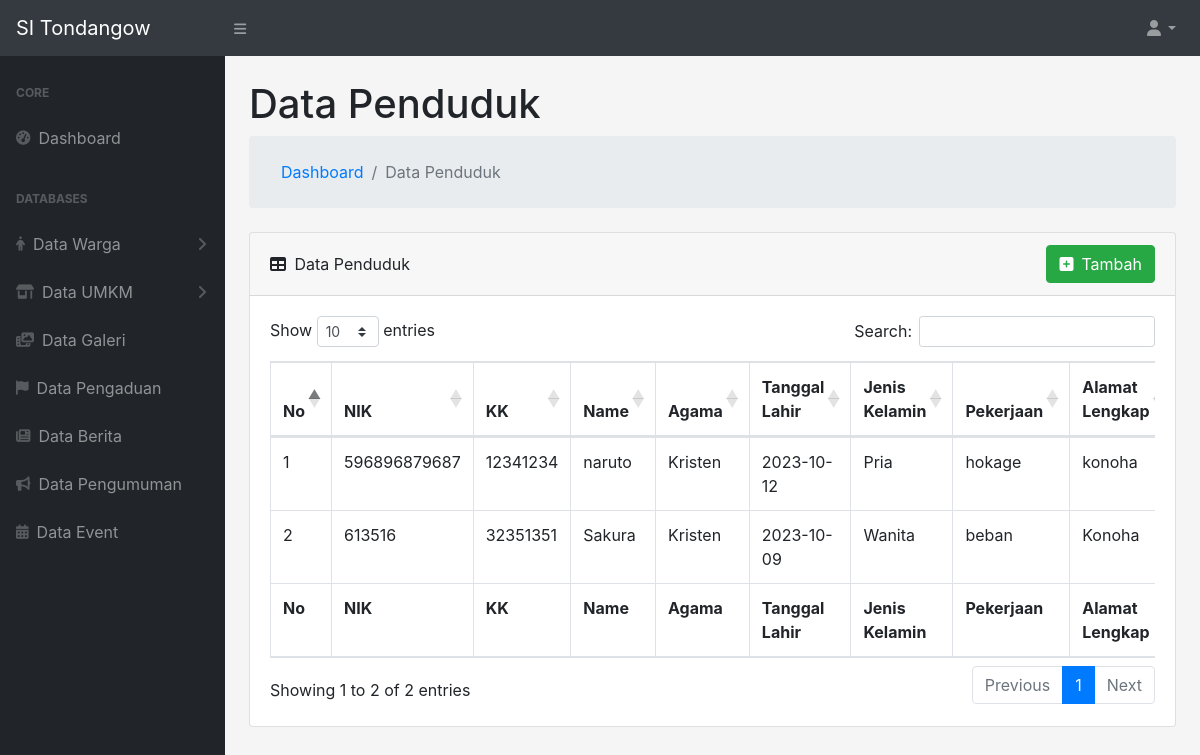
Screenshot of /controllers/dataPenduduk.php with the database file from the repository.
### tables this page shows
CREATE TABLE `penduduk` (
  `id` int(11) NOT NULL,
  `no_kk` int(255) NOT NULL,
  `nik` varchar(255) NOT NULL,
  `nama` varchar(255) NOT NULL,
  `tanggal_lahir` date NOT NULL,
  `jenis_kelamin` varchar(255) NOT NULL,
  `agama` varchar(255) NOT NULL,
  `pekerjaan` varchar(255) NOT NULL,
  `alamat_lengkap` varchar(255) NOT NULL
);

CREATE TABLE `keluarga` (
  `id` int(11) NOT NULL,
  `no_kk` varchar(255) NOT NULL,
  `nama_kepala_keluarga` varchar(255) NOT NULL
);

### functions/general.php (called while the page is built, shortened)
<?php
require_once 'dbconnect.php';
function query($query)
{
    global $dbconnect;
    $result = mysqli_query($dbconnect, $query);
    $rows = [];
    while ($row = mysqli_fetch_assoc($result)) {
        $rows[] = $row;
    }
    return $rows;
}
?>

### controllers/dataPenduduk.php (the view, shortened to what this page needs)
<?php
include '../templates/header.php';
$pageName='Data Penduduk';
$queryPenduduk = query("SELECT penduduk.id,keluarga.no_kk,nik,nama,tanggal_lahir,jenis_kelamin,agama,pekerjaan,alamat_lengkap FROM `penduduk` INNER JOIN keluarga ON penduduk.no_kk = keluarga.id");
?>
<div id="layoutSidenav_content">
    <main>
        <div class="container-fluid">
            <h1 class="mt-4"><?=$pageName?></h1>
            <ol class="breadcrumb mb-4">
                <ol class="breadcrumb mb-0">
                    <li class="breadcrumb-item"><a href="../index.php">Dashboard</a></li>
                    <li class="breadcrumb-item active"><?=$pageName?></li>
                </ol>
            </ol>
            <div class="card mb-4">
                <div class="card-header">
                    <div>
                        <i class="fas fa-table mr-1 position-relative"></i>
                        <?= $pageName?>
                    </div>
                    <a href="../models/tambahPenduduk.php">
                        <button type="button" class="btn btn-success">
                            <div class="sb-nav-link-icon"><i class="fa-solid fa-square-plus mr-2"></i>Tambah</div>
                        </button>
                    </a>
                </div>
                <div class="card-body">
                    <div class="table-responsive">
                        <table class="table table-bordered" id="dataTable" width="100%" cellspacing="0">
                            <thead>
                                <tr>
                                    <th>No</th>
                                    <th>NIK</th>
                                    <th>KK</th>
                                    <th>Name</th>
                                    <th>Agama</th>
                                    <th>Tanggal Lahir</th>
                                    <th>Jenis Kelamin</th>
                                    <th>Pekerjaan</th>
                                    <th>Alamat Lengkap</th>
                                </tr>
                            </thead>
                            <tfoot>
                                <tr>
                                    <th>No</th>
                                    <th>NIK</th>
                                    <th>KK</th>
                                    <th>Name</th>
                                    <th>Agama</th>
                                    <th>Tanggal Lahir</th>
                                    <th>Jenis Kelamin</th>
                                    <th>Pekerjaan</th>
                                    <th>Alamat Lengkap</th>
                                </tr>
                            </tfoot>
                            <tbody>
                                <?php $i = 1 ?>
                                <?php foreach ($queryPenduduk as $rows) { ?>
                                    <tr>
                                        <td><?= $i ?></td>
                                        <td><?php echo $rows["nik"] ?></td>
                                        <td><?php echo $rows["no_kk"] ?></td>
                                        <td><?php echo $rows["nama"] ?></td>
                                        <td><?php echo $rows["agama"] ?></td>
                                        <td><?php echo $rows["tanggal_lahir"] ?></td>
                                        <td><?php echo $rows["jenis_kelamin"] ?></td>
                                        <td><?php echo $rows["pekerjaan"] ?></td>
                                        <td><?php echo $rows["alamat_lengkap"] ?></td>
                                    </tr>
                                    <?php $i++ ?>
                                <?php } ?>
                            </tbody>
                        </table>
                    </div>
                </div>
            </div>
        </div>
    </main>
</div>
</div>
<?php include '../templates/footer.php'; ?>

### templates/header.php (shortened to what this page needs)
<!DOCTYPE html>
<html lang="en">
<head>
    <link href="/adminSidesa/styles/styles.css" rel="stylesheet" />
    <link href="https://cdn.datatables.net/1.10.20/css/dataTables.bootstrap4.min.css" rel="stylesheet" type="text/css" />
    <link rel="stylesheet" href="https://cdnjs.cloudflare.com/ajax/libs/selectize.js/0.12.6/css/selectize.bootstrap3.min.css" />
</head>
<body class="sb-nav-fixed" style="background-color: rgb(245, 245, 245);">
    <nav class="sb-topnav navbar navbar-expand navbar-dark bg-dark">
        <a class="navbar-brand">SI Tondangow</a>
        <button class="btn btn-link btn-sm order-1 order-lg-0" id="sidebarToggle" href="#"><i class="fas fa-bars"></i></button>
        <ul class="navbar-nav ml-auto ml-md-0">
            <li class="nav-item dropdown">
                <a class="nav-link dropdown-toggle" id="userDropdown" href="#" role="button" data-toggle="dropdown" aria-haspopup="true" aria-expanded="false"><i class="fas fa-user fa-fw"></i></a>
            </li>
        </ul>
    </nav>
    <div id="layoutSidenav">
        <div id="layoutSidenav_nav">
            <nav class="sb-sidenav accordion sb-sidenav-dark " id="sidenavAccordion">
                <div class="sb-sidenav-menu">
                    <div class="nav">
                        <div class="sb-sidenav-menu-heading">Core</div>
                        <a class="nav-link" href="/adminSidesa/index.php">
                            <div class="sb-nav-link-icon"><i class="fa-solid fa-gauge-high"></i></div>
                            Dashboard
                        </a>
                        <div class="sb-sidenav-menu-heading">Databases</div>
                        <a class="nav-link collapsed" href="#" data-toggle="collapse" data-target="#collapsePages" aria-expanded="false" aria-controls="collapsePages">
                            <div class="sb-nav-link-icon"><i class="fa-solid fa-person"></i></div>
                            Data Warga
                            <div class="sb-sidenav-collapse-arrow"><i class="fas fa-angle-down"></i></div>
                        </a>
                        <a class="nav-link collapsed" href="#" data-toggle="collapse" data-target="#collapseLayouts" aria-expanded="false" aria-controls="collapseLayouts">
                            <div class="sb-nav-link-icon"><i class="fa-solid fa-shop"></i></div>
                            Data UMKM
                            <div class="sb-sidenav-collapse-arrow"><i class="fas fa-angle-down"></i></div>
                        </a>
                        <a class="nav-link" href="/adminSidesa/controllers/dataGaleri.php">
                            <div class="sb-nav-link-icon"><i class="fa-solid fa-photo-film"></i></div>
                            Data Galeri
                        </a>
                        <a class="nav-link" href="/adminSidesa/controllers/dataPengaduan.php">
                            <div class="sb-nav-link-icon"><i class="fa-solid fa-flag"></i></div>
                            Data Pengaduan
                        </a>
                        <a class="nav-link" href="/adminSidesa/controllers/dataBerita.php">
                            <div class="sb-nav-link-icon"><i class="fa-solid fa-newspaper"></i></div>
                            Data Berita
                        </a>
                        <a class="nav-link" href="/adminSidesa/controllers/dataPengumuman.php">
                            <div class="sb-nav-link-icon"><i class="fa-solid fa-bullhorn"></i></div>
                            Data Pengumuman
                        </a>
                        <a class="nav-link" href="/adminSidesa/controllers/dataEvent.php">
                            <div class="sb-nav-link-icon"><i class="fa-solid fa-calendar-days"></i></div>
                            Data Event
                        </a>
                    </div>
                </div>
            </nav>
        </div>

### templates/footer.php (shortened to what this page needs)
</body>
</html>

### rows the page displays
penduduk: nik "596896879687", no_kk.no_kk "12341234", nama "naruto", agama "Kristen", tanggal_lahir "2023-10-12", jenis_kelamin "Pria", pekerjaan "hokage", alamat_lengkap "konoha"
penduduk: nik "613516", no_kk.no_kk "32351351", nama "Sakura", agama "Kristen", tanggal_lahir "2023-10-09", jenis_kelamin "Wanita", pekerjaan "beban", alamat_lengkap "Konoha"

### other values shown
$pageName "Data Penduduk"
